Frame 1 (no input): blank canvas, image omitted
Frame 60 (the mouse pressed at the canvas centre just before this capture): blank canvas, image omitted
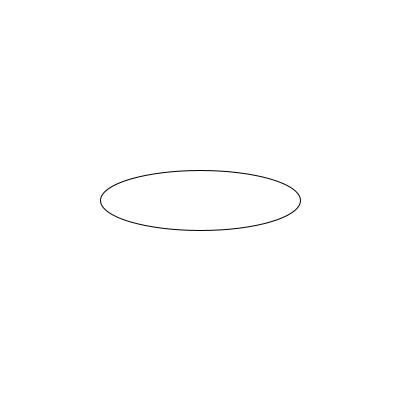
Frame 120 (the mouse held since frame 60 and released just before this capture)

The Processing sketch whose frames 1 and 60 were blank and that drew this single picture after the mouse press (run headless with seeded random() and noise(); from frame 60 on, the mouse is pressed at the canvas centre):

// Processing sketch: week08_4_bubble_balloon_part1
// ── week08_4_bubble_balloon_part1.pde
void setup(){
  size(400,400);
}
int x, y, s;
void draw(){
  background(255);
  ellipse(x, y, x, s);
  if(mousePressed) s++;
}
void mousePressed(){
  x=mouseX;
  y=mouseY;
  s=1;
}
